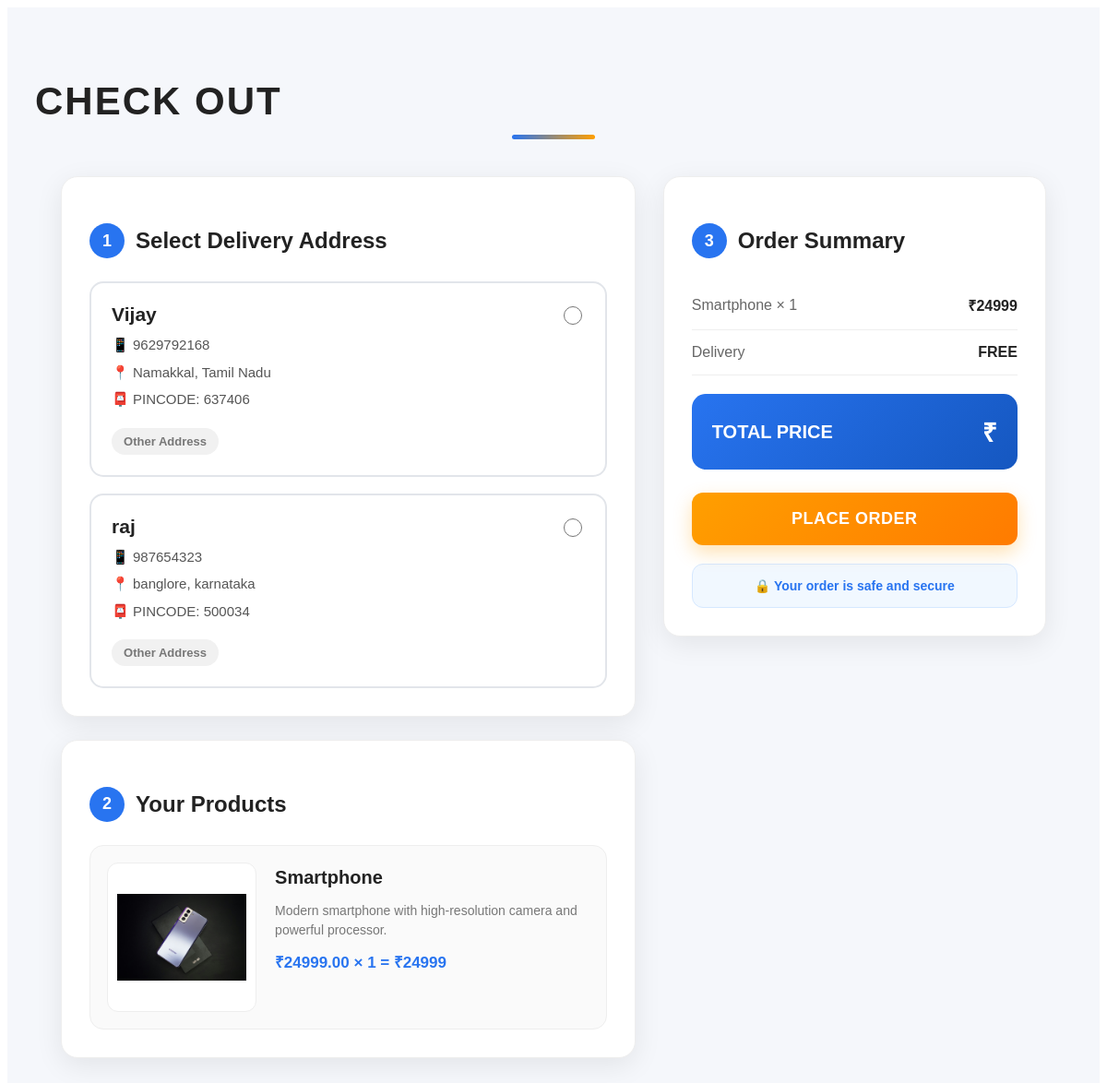
Screenshot of /cart/checkout/ (signed in) with the database file from the repository.
### orders/models.py (models this page shows)
class address(models.Model):
    user  = models.ForeignKey(User,on_delete=models.CASCADE)
    fullname = models.CharField(max_length=100)
    mobile = models.CharField(max_length=15)
    address_line = models.TextField()
    city = models.CharField(max_length=50)
    state = models.CharField(max_length=80)
    pincode = models.CharField(max_length=10)
    is_default = models.BooleanField(default = False)
    created_at = models.DateTimeField(auto_now_add=True)

### cart/models.py (models this page shows)
class Cart(models.Model):
    user =models.ForeignKey(User,on_delete=models.CASCADE)
    product =models.ForeignKey(Product, on_delete=models.CASCADE)
    quantity = models. PositiveIntegerField(default=1)
    total_price = models. IntegerField()
    created_at= models. DateTimeField(auto_now_add=True)

### base/models.py (models this page shows)
class Product(models.Model):
        category = models.ForeignKey(Category,on_delete=models.CASCADE)
        pname = models.CharField(max_length=200)
        pdescription = models.TextField()
        price = models.DecimalField(max_digits=10,decimal_places=2)
        stock = models.PositiveIntegerField(default=0)
        is_available = models.BooleanField(default=True)
        pimage = models.ImageField(upload_to='products/',default='Default.jpg')
        is_delete = models.BooleanField(default=False)
        created_at = models.DateTimeField(auto_now_add=True)

### cart/views.py (the view)
# urls.py: path('checkout/',checkout,name='checkout'),
def checkout(request):
    addresses = address.objects.filter(user = request.user)
    cart_item = Cart.objects.filter(user = request.user)
    grant_total = sum(i.total_price for i in cart_item)
    context = {
        'cart_item':cart_item,
        'addresses':addresses,
        'grant_total':grant_total
    }
    return render(request,'checkout.html',context)

### cart/templates/checkout.html (shortened to what this page needs)
{% extends 'main.html' %}
{% block context %}
<div class="checkout-page">
    <h1 class="checkout-title">CHECK OUT</h1>
    <form method="POST" action="{% url 'placeorder' %}">
        <div class="checkout-container">
            <div>
                <div class="checkout-card">
                    <h2 class="card-title">
                        <span>1</span>
                        Select Delivery Address
                    </h2>
                    <div class="address-list">
                        {% for i in addresses %}
                        <label class="address-item">
                            <input
                                class="address-radio"
                                type="radio"
                                name="address"
                                value="{{i.id}}"
                            >
                            <h2 class="address-name">
                                {{i.fullname}}
                            </h2>
                            <p class="address-info">
                                📱 {{i.mobile}}
                            </p>
                            <p class="address-info">
                                📍 {{i.city}}, {{i.state}}
                            </p>
                            <p class="address-info">
                                📮 PINCODE: {{i.pincode}}
                            </p>
                            {% if i.is_default %}
                                <span class="default-badge">
                                    ✓ Default Address
                                </span>
                            {% else %}
                                <span class="not-selected">
                                    Other Address
                                </span>
                            {% endif %}
                        </label>
                        {% endfor %}
                    </div>
                </div>
                <div class="checkout-card">
                    <h2 class="card-title">
                        <span>2</span>
                        Your Products
                    </h2>
                    <div class="product-list">
                        {% for i in cart_item %}
                        <div class="product-item">
                            <img
                                class="product-image"
                                src="{{i.product.pimage.url}}"
                                alt="{{i.product.pname}}"
                            >
                            <div class="product-details">
                                <h3 class="product-name">
                                    {{i.product.pname}}
                                </h3>
                                <p class="product-description">
                                    {{i.product.pdescription}}
                                </p>
                                <div class="product-price">
                                    ₹{{i.product.price}}
                                    ×
                                    {{i.quantity}}
                                    =
                                    ₹{{i.total_price}}
                                </div>
                            </div>
                        </div>
                        {% endfor %}
                    </div>
                </div>
            </div>
            <div class="order-summary">
                <div class="checkout-card">
                    <h2 class="card-title">
                        <span>3</span>
                        Order Summary
                    </h2>
                    {% for i in cart_item %}
                    <div class="summary-row">
                        <span class="summary-label">
                            {{i.product.pname}}
                            × {{i.quantity}}
                        </span>
                        <span class="summary-value">
                            ₹{{i.total_price}}
                        </span>
                    </div>
                    {% endfor %}
                    <div class="summary-row">
                        <span class="summary-label">
                            Delivery
                        </span>
                        <span class="summary-value">
                            FREE
                        </span>
                    </div>
                    <div class="total-box">
                        <span class="total-label">
                            TOTAL PRICE
                        </span>
                        <span class="total-price">
                            ₹{{total}}
                        </span>
                    </div>
                    <button
                        type="submit"
                        class="place-order-btn"
                    >
                        PLACE ORDER
                    </button>
                    <div class="secure-box">
                        🔒 Your order is safe and secure
                    </div>
                </div>
            </div>
        </div>
    </form>
</div>
{% endblock %}

### cart/templates/checkout.html (style rules this page uses)
.checkout-page { min-height: 100vh; padding: 50px 30px 80px; background: #f5f7fb; font-family: Arial, Helvetica, sans-serif; color: #222; }
.checkout-title { font-size: 42px; font-weight: 800; letter-spacing: 2px; margin-bottom: 40px; color: #222; position: relative; }
.checkout-title::after { content: ""; display: block; width: 90px; height: 5px; margin: 12px auto 0; border-radius: 10px; background: linear-gradient(90deg, #2874f0, #ff9f00); }
.checkout-container { width: 95%; max-width: 1250px; margin: auto; display: grid; grid-template-columns: 1.5fr 1fr; gap: 30px; text-align: left; }
.checkout-card { background: #ffffff; border-radius: 18px; padding: 30px; margin-bottom: 25px; box-shadow: 0 8px 30px rgba(0, 0, 0, 0.08); border: 1px solid #eeeeee; transition: 0.3s ease; }
.card-title { font-size: 24px; font-weight: 700; margin-bottom: 25px; color: #222; display: flex; align-items: center; gap: 12px; }
.card-title span { width: 38px; height: 38px; display: inline-flex; justify-content: center; align-items: center; border-radius: 50%; background: #2874f0; color: white; font-size: 18px; }
.address-list { display: flex; flex-direction: column; gap: 18px; }
.address-item { position: relative; border: 2px solid #e2e5ea; border-radius: 15px; padding: 22px; cursor: pointer; transition: 0.3s ease; background: #fff; }
.address-radio { position: absolute; top: 22px; right: 22px; width: 20px; height: 20px; cursor: pointer; accent-color: #2874f0; }
.address-name { font-size: 21px; font-weight: 700; margin: 0 40px 10px 0; color: #222; }
.address-info { margin: 7px 0; color: #555; font-size: 15px; line-height: 1.5; }
.not-selected { display: inline-block; margin-top: 12px; padding: 7px 13px; border-radius: 20px; background: #f1f1f1; color: #777; font-size: 13px; font-weight: 600; }
.product-list { display: flex; flex-direction: column; gap: 18px; }
.product-item { display: flex; gap: 20px; padding: 18px; border-radius: 15px; border: 1px solid #eeeeee; background: #fafafa; transition: 0.3s ease; }
.product-image { width: 140px; height: 140px; object-fit: contain; border-radius: 12px; background: white; padding: 10px; border: 1px solid #eeeeee; }
.product-details { flex: 1; }
.product-name { font-size: 20px; font-weight: 700; margin: 5px 0 10px; color: #222; }
.product-description { font-size: 14px; color: #777; line-height: 1.5; margin-bottom: 12px; }
.product-price { font-size: 17px; font-weight: 700; color: #2874f0; }
.order-summary { position: sticky; top: 25px; height: fit-content; }
.summary-row { display: flex; justify-content: space-between; align-items: center; padding: 15px 0; border-bottom: 1px solid #eeeeee; font-size: 16px; }
.summary-label { color: #666; }
.summary-value { font-weight: 600; color: #222; }
.total-box { margin-top: 20px; padding: 22px; border-radius: 15px; background: linear-gradient( 135deg, #2874f0, #1557c0 ); color: white; display: flex; justify-content: space-between; align-items: center; }
.total-label { font-size: 20px; font-weight: 600; }
.total-price { font-size: 28px; font-weight: 800; }
.place-order-btn { width: 100%; margin-top: 25px; padding: 18px 25px; border: none; border-radius: 12px; background: linear-gradient( 135deg, #ff9f00, #ff7b00 ); color: white; font-size: 18px; font-weight: 800; letter-spacing: 0.5px; cursor: pointer; box-shadow: 0 8px 20px rgba(255, 159, 0, 0.3); transition: all 0.3s ease; }
.secure-box { margin-top: 20px; padding: 15px; border-radius: 12px; background: #f1f8ff; border: 1px solid #d5e8ff; text-align: center; color: #2874f0; font-size: 14px; font-weight: 600; }
.checkout-card { animation: fadeIn 0.5s ease; }

### rows the page displays
address: is_default "☐ Vijay 📱 9629792168 📍 Namak", fullname "Vijay", mobile "9629792168", city "Namakkal", state "Tamil Nadu", pincode "637406", shows "Other Address"
address: is_default "☐ raj 📱 987654323 📍 banglore", fullname "raj", mobile "987654323", city "banglore", state "karnataka", pincode "500034", shows "Other Address"
Cart: product.pimage (picture), product.pname "Smartphone", product.pdescription "Modern smartphone with high-resolution camera and powerful processor.", product.price "24999.00", quantity "1", total_price "24999"
